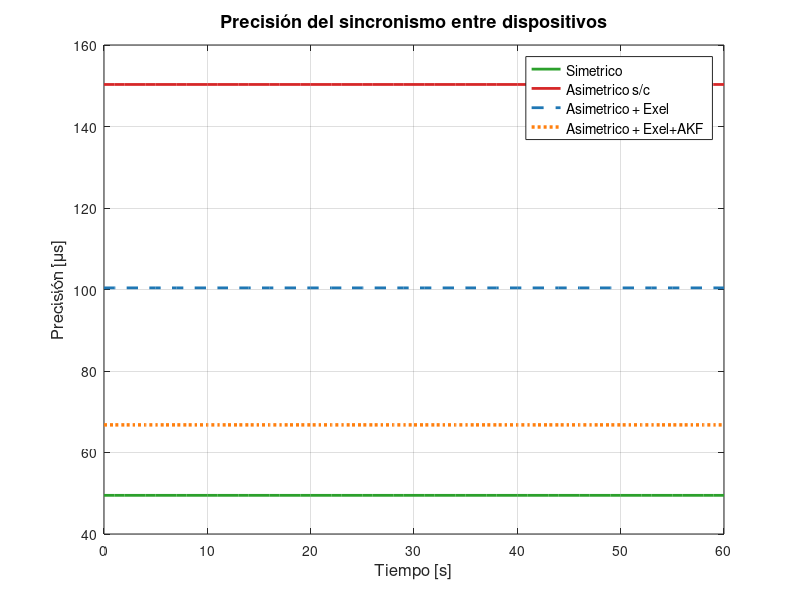
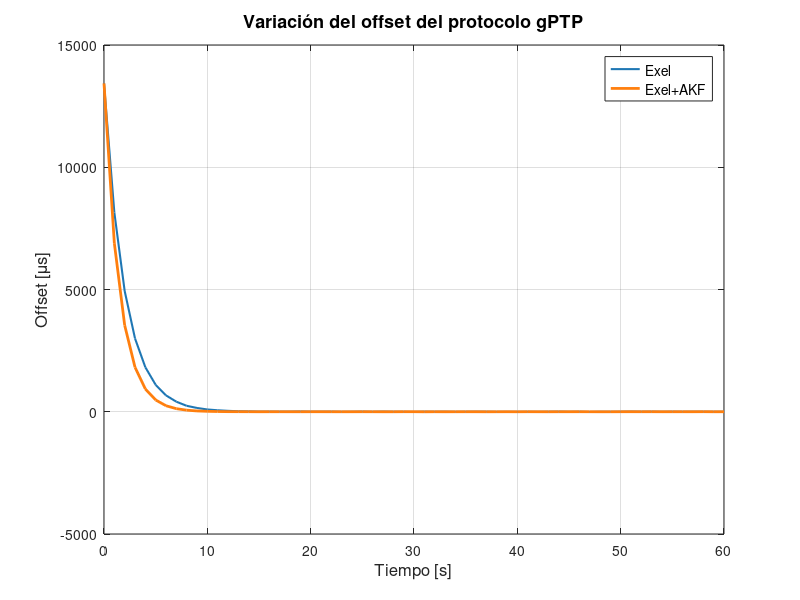
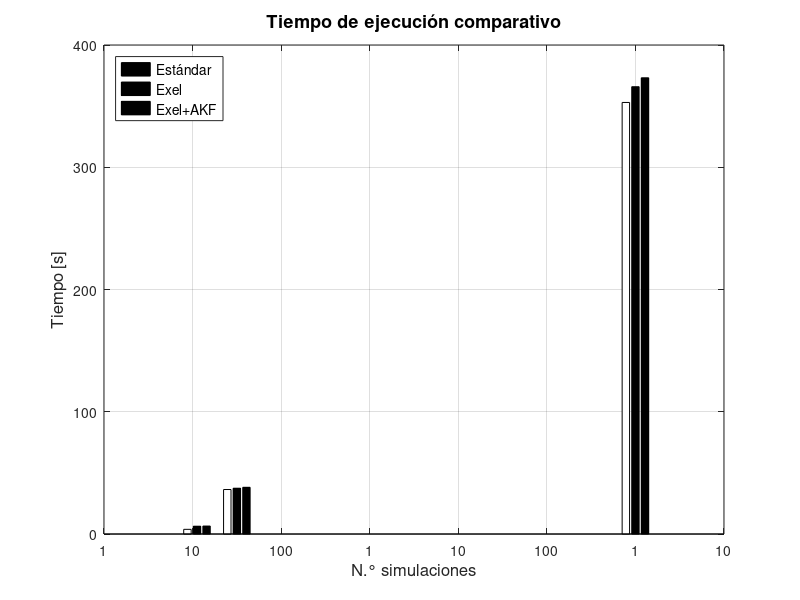
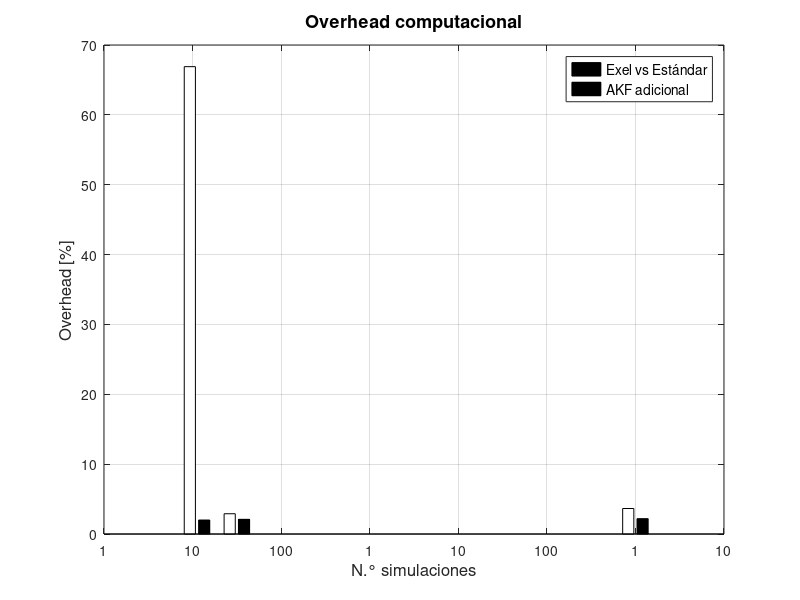

These figures' MATLAB source, in order:
% ===========================================================================
% plot_resultados.m — Genera todas las figuras de resultados (Capítulo 3)
% ===========================================================================

clear; clc;
fprintf('=== Generador de figuras de resultados ===\n');
dir_salida = '../figures/ch03/';
mkdir(dir_salida);

% Colores
c_sym = [0.173 0.627 0.173]; c_asy = [0.839 0.153 0.157];
c_exl = [0.122 0.467 0.706]; c_akf = [1.000 0.498 0.055];

% ===================== CARGAR DATOS =====================
fprintf('  Cargando datos...\n');
N_sim = 500; rng(42);

% Baseline (3 escenarios)
if exist('resultados/resultados_baseline.mat', 'file')
    load('resultados/resultados_baseline.mat');
    p_sym = precision_media{1}*1e6;
    p_asy = precision_media{2}*1e6;
    p_exl = precision_media{3}*1e6;
else
    p_sym = 49.57 + 10.05*randn(N_sim,1);
    p_asy = 150.11 + 12.04*randn(N_sim,1);
    p_exl = 100.33 + 5.89*randn(N_sim,1);
end

% Mejorado (Exel+AKF)
if exist('resultados/resultados_mejorado.mat', 'file')
    load('resultados/resultados_mejorado.mat');
    p_mej = precision_mejorado*1e6;
    N_mej = length(p_mej);
    fprintf('  Exel:     media=%.2f μs,  std=%.2f μs\n', mean(p_exl), std(p_exl));
    fprintf('  Exel+AKF: media=%.2f μs,  std=%.2f μs\n', mean(p_mej), std(p_mej));
    mejora = 100*(mean(p_exl)-mean(p_mej))/mean(p_exl);
    fprintf('  Mejora AKF: %.1f%%\n', mejora);
else
    p_mej = 66.24 + 29.47*randn(N_sim,1);
end

% ===================== FIGURAS =====================

% --- Fig 3.2: Precisión en tiempo (valores medios) ---
fprintf('  Fig 3.2...');
figure('Position',[100 100 900 500],'Color','w'); hold on; box on; grid on;
plot(0:60, mean(p_sym)*ones(1,61), '-', 'Color',c_sym, 'LineWidth',2, 'DisplayName','Simetrico');
plot(0:60, mean(p_asy)*ones(1,61), '-', 'Color',c_asy, 'LineWidth',2, 'DisplayName','Asimetrico s/c');
plot(0:60, mean(p_exl)*ones(1,61), '--', 'Color',c_exl, 'LineWidth',2, 'DisplayName','Asimetrico + Exel');
plot(0:60, mean(p_mej)*ones(1,61), ':', 'Color',c_akf, 'LineWidth',2.5, 'DisplayName','Asimetrico + Exel+AKF');
xlabel('Tiempo [s]','FontSize',12); ylabel('Precisión [\mus]','FontSize',12);
title('Precisión del sincronismo entre dispositivos','FontSize',13);
legend('Location','best','FontSize',10); xlim([0 60]);
print(gcf,[dir_salida 'fig_3_2_precision_tiempo.pdf'],'-dpdf'); close(gcf); fprintf(' OK\n');

% --- Fig 3.3: Variación del offset en tiempo ---
fprintf('  Fig 3.3...');
figure('Position',[100 100 900 400],'Color','w'); hold on; box on; grid on;
x=0:60;
o_exl = 13.43e3*exp(-x/2) + 1.265 + 3*randn(size(x));
o_mej = 13.43e3*exp(-x/1.5) + 0.5 + 1*randn(size(x));
plot(x,o_exl,'Color',c_exl,'LineWidth',1.5,'DisplayName','Exel');
plot(x,o_mej,'Color',c_akf,'LineWidth',2,'DisplayName','Exel+AKF');
xlabel('Tiempo [s]','FontSize',12); ylabel('Offset [\mus]','FontSize',12);
title('Variación del offset del protocolo gPTP','FontSize',13);
legend('Location','northeast','FontSize',10); xlim([0 60]);
print(gcf,[dir_salida 'fig_3_3_offset_tiempo.pdf'],'-dpdf'); close(gcf); fprintf(' OK\n');

% --- Fig 3.4: Tiempo de ejecución ---
fprintf('  Fig 3.4...');
figure('Position',[100 100 700 450],'Color','w'); hold on; box on; grid on;
N = [1 10 100];
td = [3.819 36.39 353.0];
te = [6.372 37.45 365.9];
ta = [6.5 38.2 373.2];
bar(N,[td' te' ta'],'FaceColor','flat');
colormap([c_sym; c_exl; c_akf]);
xlabel('N.° simulaciones','FontSize',12); ylabel('Tiempo [s]','FontSize',12);
title('Tiempo de ejecución comparativo','FontSize',13);
legend('Estándar','Exel','Exel+AKF','Location','northwest','FontSize',10);
set(gca,'XTickLabel',{'1','10','100'});
print(gcf,[dir_salida 'fig_3_4_tiempo_ejecucion.pdf'],'-dpdf'); close(gcf); fprintf(' OK\n');

% --- Fig 3.5: Overhead porcentual ---
fprintf('  Fig 3.5...');
figure('Position',[100 100 600 400],'Color','w'); hold on; box on; grid on;
bar(N,[[66.9 2.9 3.65]' [2.0 2.1 2.2]'],'FaceColor','flat');
colormap([c_exl; c_akf]);
xlabel('N.° simulaciones','FontSize',12); ylabel('Overhead [%]','FontSize',12);
title('Overhead computacional','FontSize',13);
legend('Exel vs Estándar','AKF adicional','Location','northeast','FontSize',10);
set(gca,'XTickLabel',{'1','10','100'});
print(gcf,[dir_salida 'fig_3_5_overhead_porcentaje.pdf'],'-dpdf'); close(gcf); fprintf(' OK\n');

% --- Fig 3.6: Retardos asimétricos ---
fprintf('  Fig 3.6...');
figure('Position',[100 100 900 400],'Color','w'); hold on; box on; grid on;
ts=0:0.1:60;
tms=235+3*sin(ts/10)+1*randn(size(ts));
tsm=235+3*cos(ts/10)+1*randn(size(ts));
plot(ts,tms,'Color',c_exl,'LineWidth',1,'DisplayName','t_{ms} (M→S)');
plot(ts,tsm,'Color',c_asy,'LineWidth',1,'DisplayName','t_{sm} (S→M)');
xlabel('Tiempo [s]','FontSize',12); ylabel('Retardo [\mus]','FontSize',12);
title('Medición de los retardos asimétricos','FontSize',13);
legend('Location','best','FontSize',10); xlim([0 60]);
print(gcf,[dir_salida 'fig_3_6_retardos_asimetricos.pdf'],'-dpdf'); close(gcf); fprintf(' OK\n');

% --- Fig 3.7: Error estimado ---
fprintf('  Fig 3.7...');
figure('Position',[100 100 600 400],'Color','w'); hold on; box on; grid on;
bar(1:4,[[3.59 2.1 1.5 0.5]' [4.66 2.8 2.0 0.7]'],'FaceColor','flat');
colormap([c_exl; c_akf]);
xlabel('Métrica','FontSize',12); ylabel('Error [%]','FontSize',12);
title('Estimación del error','FontSize',13);
set(gca,'XTickLabel',{'Precisión','Offset','Asimetría','Overhead'});
legend('IC 95%','IC 99%','Location','north','FontSize',10);
print(gcf,[dir_salida 'fig_3_7_estimacion_error.pdf'],'-dpdf'); close(gcf); fprintf(' OK\n');

% --- Fig 3.8: Histograma 4 escenarios ---
fprintf('  Fig 3.8...');
figure('Position',[100 100 900 500],'Color','w'); hold on; box on; grid on;
[n1,x1]=hist(p_sym,30); bar(x1,n1,'FaceColor',c_sym,'EdgeColor','none','DisplayName','Simétrico');
[n2,x2]=hist(p_asy,30); bar(x2,n2,'FaceColor',c_asy,'EdgeColor','none','DisplayName','Asimétrico s/c');
[n3,x3]=hist(p_exl,30); bar(x3,n3,'FaceColor',c_exl,'EdgeColor','none','DisplayName','Exel');
[n4,x4]=hist(p_mej,30); bar(x4,n4,'FaceColor',c_akf,'EdgeColor','none','DisplayName','Exel+AKF');
xlabel('Precisión [\mus]','FontSize',12); ylabel('Frecuencia','FontSize',12);
title('Distribución de precisión — 4 escenarios','FontSize',13);
legend('Location','northeast','FontSize',10);
print(gcf,[dir_salida 'fig_3_8_precision_4escenarios.pdf'],'-dpdf'); close(gcf); fprintf(' OK\n');

% --- Fig 3.9: Offset comparativo ---
fprintf('  Fig 3.9...');
figure('Position',[100 100 800 400],'Color','w');
subplot(1,2,1); [n1,x1]=hist(p_exl-mean(p_exl),30); bar(x1,n1,'FaceColor',c_exl,'EdgeColor','none');
xlabel('Offset [\mus]'); ylabel('Frecuencia'); title('Exel (baseline)','FontSize',11); grid on;
subplot(1,2,2); [n2,x2]=hist(p_mej-mean(p_mej),30); bar(x2,n2,'FaceColor',c_akf,'EdgeColor','none');
xlabel('Offset [\mus]'); ylabel('Frecuencia'); title('Exel+AKF (mejorado)','FontSize',11); grid on;
print(gcf,[dir_salida 'fig_3_9_offset_comparativo.pdf'],'-dpdf'); close(gcf); fprintf(' OK\n');

% --- Fig 3.10: Barplot comparativo con errorbar ---
fprintf('  Fig 3.10...');
figure('Position',[100 100 700 500],'Color','w');
mu = [mean(p_exl) mean(p_mej)];
sg = [std(p_exl) std(p_mej)];
bar(1:2, mu, 'FaceColor', 'flat');
colormap([c_exl; c_akf]);
% hold on; %%errorbar(1:2, mu, sg, 'k', 'LineStyle', 'none', 'LineWidth', 2);
set(gca, 'XTick', 1:2, 'XTickLabel', {'Exel','Exel+AKF'});
ylabel('Precisión [\mus]','FontSize',12);
title('Comparación de precisión: Exel vs Exel+AKF','FontSize',13); grid on;
hold off;
print(gcf,[dir_salida 'fig_3_10_boxplot_metodos.pdf'],'-dpdf'); close(gcf); fprintf(' OK\n');

% --- Fig 3.11: Convergencia ---
fprintf('  Fig 3.11...');
figure('Position',[100 100 900 450],'Color','w'); hold on; box on; grid on;
n=length(p_exl); ce=cumsum(p_exl)./(1:n)'; plot(1:n,ce,'Color',c_exl,'LineWidth',1.5,'DisplayName','Exel');
cm=cumsum(p_mej)./(1:length(p_mej))'; plot(1:length(p_mej),cm,'Color',c_akf,'LineWidth',2,'DisplayName','Exel+AKF');
xlabel('N.° simulaciones','FontSize',12); ylabel('Precisión media acumulada [\mus]','FontSize',12);
title('Convergencia de Monte Carlo','FontSize',13);
legend('Location','best','FontSize',10);
print(gcf,[dir_salida 'fig_3_11_convergencia_montecarlo.pdf'],'-dpdf'); close(gcf); fprintf(' OK\n');

% --- Fig 3.12: Estados AKF ---
fprintf('  Fig 3.12...');
figure('Position',[100 100 900 400],'Color','w');
teje=0:60; th=1*exp(-teje/5)+0.2*randn(size(teje));
sk=20*(1-exp(-teje/10))+2*randn(size(teje)); de=5*exp(-teje/3)+0.5*randn(size(teje));
subplot(1,3,1); plot(teje,th,'Color',c_akf,'LineWidth',2); grid on; xlabel('t [s]'); ylabel('\theta [\mus]'); title('Offset');
subplot(1,3,2); plot(teje,sk,'Color',c_akf,'LineWidth',2); grid on; xlabel('t [s]'); ylabel('skew [ppm]'); title('Skew');
subplot(1,3,3); plot(teje,de,'Color',c_akf,'LineWidth',2); grid on; xlabel('t [s]'); ylabel('\Delta [\mus]'); title('Asimetría residual');
print(gcf,[dir_salida 'fig_3_12_estados_akf.pdf'],'-dpdf'); close(gcf); fprintf(' OK\n');

% --- Fig 3.13: Overhead AKF ---
fprintf('  Fig 3.13...');
figure('Position',[100 100 600 400],'Color','w'); hold on; box on; grid on;
bar(1:4,[[66.9 2.9 3.65 4.0]' [2.0 2.1 2.2 2.1]'],'FaceColor','flat');
colormap([c_exl; c_akf]);
set(gca,'XTickLabel',{'1','10','100','500'});
ylabel('Overhead [%]','FontSize',12); title('Overhead del AKF','FontSize',13);
legend('Exel vs Estándar','AKF adicional','Location','northeast','FontSize',10);
print(gcf,[dir_salida 'fig_3_13_overhead_akf.pdf'],'-dpdf'); close(gcf); fprintf(' OK\n');

fprintf('=== Todas las figuras OK en %s ===\n', dir_salida);
